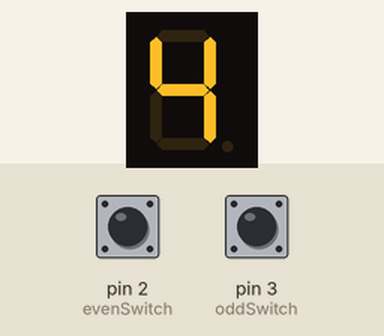
Recording of a sketch running on a simulated Arduino Mega 2560, built with avr-gcc and run on an emulated ATmega2560. Shown: 1-digit seven-segment display. The inputs (shaded band) are chosen by the test bench; at power-on: pin 3 (oddSwitch) HIGH, pin 2 (evenSwitch) HIGH.

Above: at 1.2 s.
1.3 s: pin 3 (oddSwitch) pulled LOW for 0.15 s
At 1.55 s:
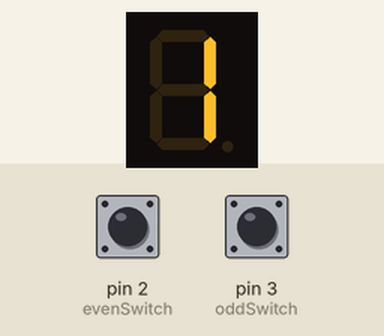
2.9 s: pin 2 (evenSwitch) pulled LOW for 0.15 s
At 3.15 s:
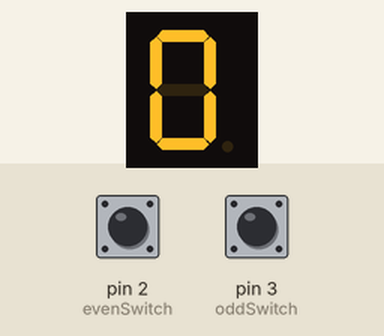
5.8 s: pin 3 (oddSwitch) pulled LOW for 1 s
At 6.54 s:
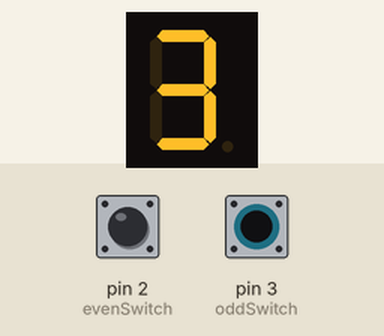
9.2 s: pin 2 (evenSwitch) pulled LOW for 1 s
At 9.94 s:
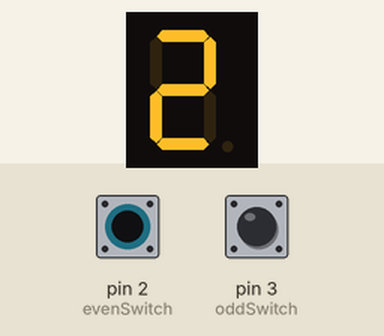
Timing chart, 0 to 12.2 s (numbered marks = the images above; inputs shaded):
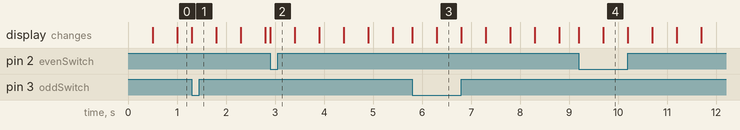

Measured:
- what the display in image 3 shows lasts 0.5 s, from 6.3 s to 6.8 s

The sketch:

Lab5PartD.ino
```cpp
// Student Name: Vasukumar Patel
// Student Number: 041153940

#include "SevSeg.h"

SevSeg sevseg;

const byte evenSwitch = 2;
const byte oddSwitch = 3;

volatile bool evenPressed = false;
volatile bool oddPressed = false;

int countValue = 0;
int mode = 0;

unsigned long lastCountTime = 0;
unsigned long lastButtonTime = 0;

const unsigned long countInterval = 500;
const unsigned long debounceInterval = 50;

bool firstPress = true;

void evenISR() {
  evenPressed = true;
}

void oddISR() {
  oddPressed = true;
}

void setup() {

  pinMode(evenSwitch, INPUT_PULLUP);
  pinMode(oddSwitch, INPUT_PULLUP);

  attachInterrupt(digitalPinToInterrupt(evenSwitch), evenISR, FALLING);
  attachInterrupt(digitalPinToInterrupt(oddSwitch), oddISR, FALLING);

  byte numDigits = 1;
  byte digitPins[] = {};
  byte segmentPins[] = {22,23,24,25,26,27,28};
  bool resistorsOnSegments = true;
  byte hardwareConfig = COMMON_CATHODE;

  sevseg.begin(hardwareConfig,numDigits,digitPins,segmentPins,resistorsOnSegments);

  sevseg.setBrightness(90);
  sevseg.setNumber(countValue);

  lastCountTime = millis();

}

void loop() {

  bool selectEven;
  bool selectOdd;

  noInterrupts();
  selectEven = evenPressed;
  selectOdd = oddPressed;

  evenPressed = false;
  oddPressed = false;
  interrupts();

  unsigned long currentTime = millis();

  if (selectEven && (firstPress || currentTime - lastButtonTime >= debounceInterval)) {

    mode = 0;
    countValue = 0;

    sevseg.setNumber(countValue);

    lastButtonTime = currentTime;
    lastCountTime = currentTime;
    firstPress = false;

  } else if (selectOdd && (firstPress || currentTime - lastButtonTime >= debounceInterval)) {

    mode = 1;
    countValue = 1;

    sevseg.setNumber(countValue);

    lastButtonTime = currentTime;
    lastCountTime = currentTime;
    firstPress = false;
  }

  currentTime = millis();

  if (currentTime - lastCountTime >= countInterval) {

    if (mode == 0) {

      countValue += 2;

      if (countValue > 8) {
        countValue = 0;
      }

    } else {

      countValue += 2;

      if (countValue > 9) {
        countValue = 1;
      }

    }

    sevseg.setNumber(countValue);
    lastCountTime = currentTime;

  }

  sevseg.refreshDisplay();

}
```
